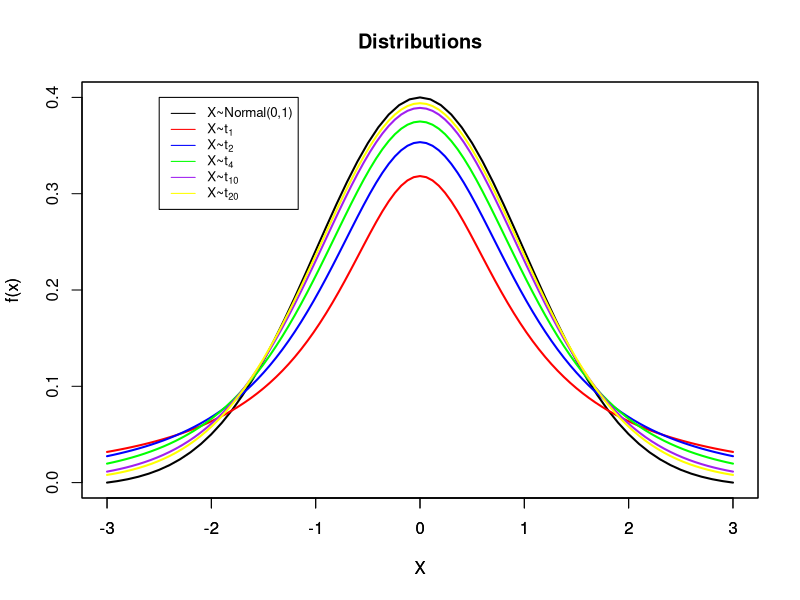

Write the R code that produced this figure.

x <- seq(-3, 3, 0.1)
y <- dnorm(x, mean=0, sd=1)
plot(x, y, type="l", lwd=2,main='Distributions',yaxt="n",ylab = "f(x)",xlab='X')
par(new=TRUE)
curve(dt(x, 1), from = -3, to = 3, col = "red", xlab = "X", ylab = "f(x)", lwd = 2, ylim=c(0,0.4))
curve(dt(x, 2), from = -3, to = 3, col = "blue", add = TRUE, lwd = 2,ylab = "f(x)",xlab='X')
curve(dt(x, 4), from = -3, to = 3, col = "green", add = TRUE, lwd = 2,ylab = "f(x)",xlab='X')
curve(dt(x, 10), from = -3, to = 3, col = "purple", add = TRUE, lwd = 2,ylab = "f(x)",xlab='X')
curve(dt(x, 20), from = -3, to = 3, col = "yellow", add = TRUE, lwd = 2,ylab = "f(x)",xlab='X')

legend(-2.5,0.4, legend=c("X~Normal(0,1)", expression("X~t"[1]),expression("X~t"[2]), expression("X~t"[4]),expression("X~t"[10]),expression("X~t"[20])),
       col=c("black", "red","blue","green","purple","yellow"), lty=1:1, cex=0.8)